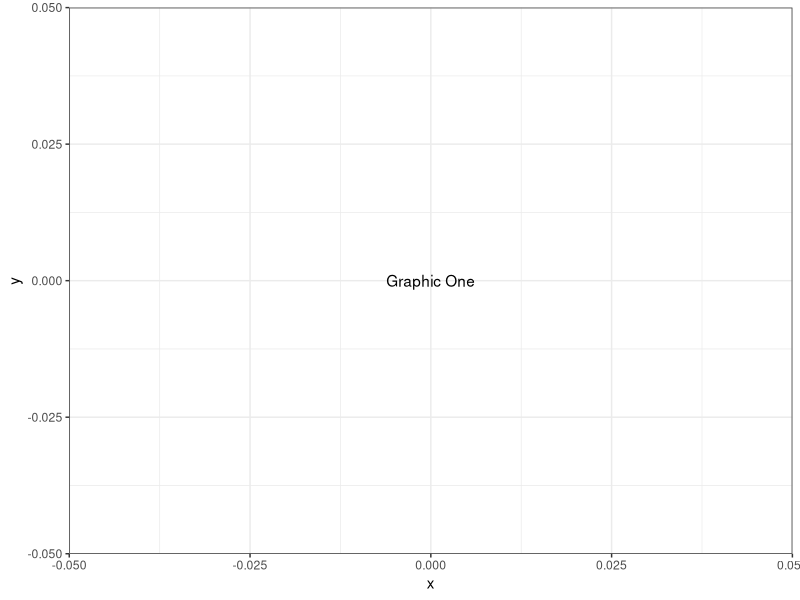
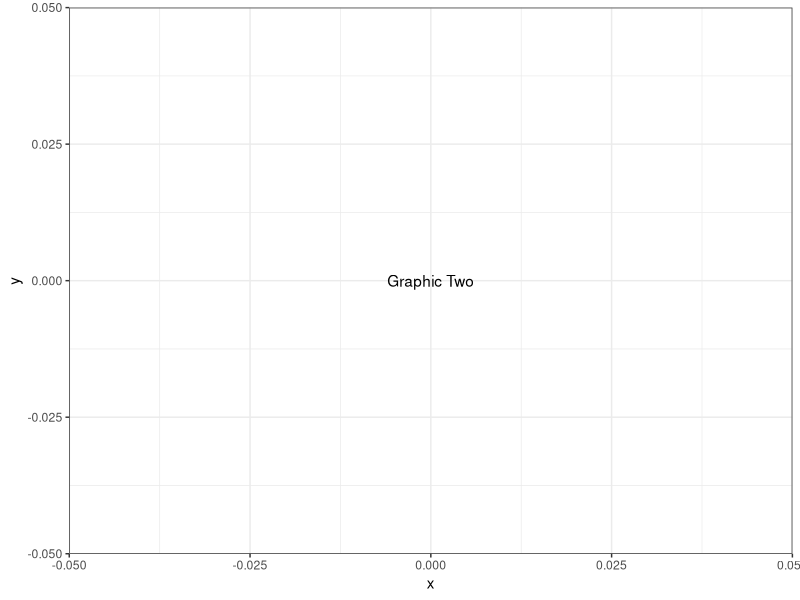
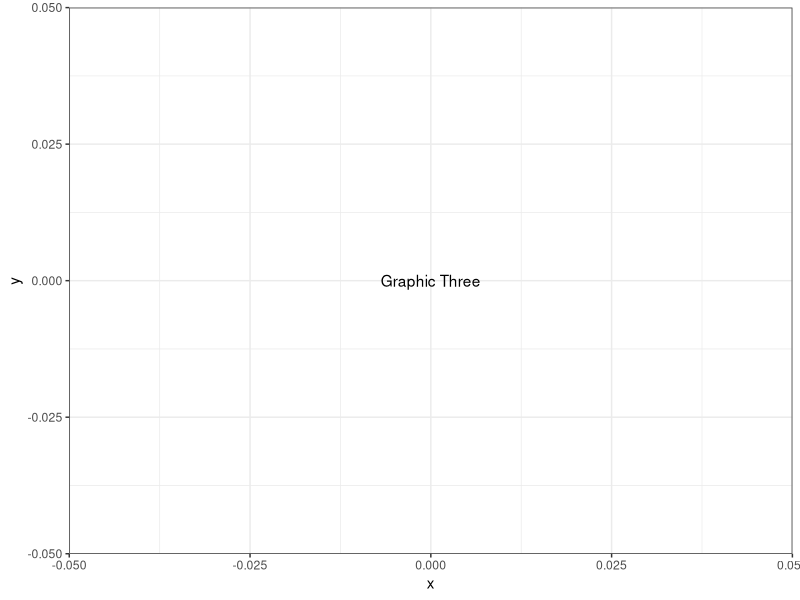

Source code (R) for these figures, in order:
## ---- chunk 1
library(ggplot2)
p <- ggplot() + theme_bw()
p + annotate("text", 0, 0, label = "Graphic One")
## ---- chunk 2
p + annotate("text", 0, 0, label = "Graphic Two")
## ---- chunk 3
p + annotate("text", 0, 0, label = "Graphic Three")
